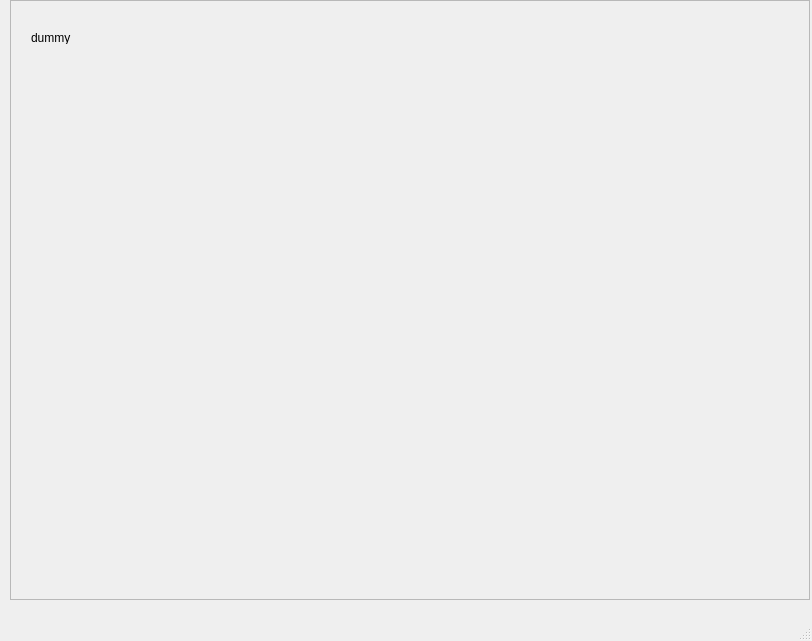
<?xml version="1.0" encoding="UTF-8"?>
<ui version="4.0">
 <class>MainWindow</class>
 <widget class="QMainWindow" name="MainWindow">
  <property name="geometry">
   <rect>
    <x>0</x>
    <y>0</y>
    <width>812</width>
    <height>641</height>
   </rect>
  </property>
  <property name="windowTitle">
   <string>MainWindow</string>
  </property>
  <widget class="QWidget" name="centralwidget">
   <widget class="QScrollArea" name="slmScrollArea">
    <property name="geometry">
     <rect>
      <x>10</x>
      <y>0</y>
      <width>800</width>
      <height>600</height>
     </rect>
    </property>
    <property name="widgetResizable">
     <bool>true</bool>
    </property>
    <widget class="QWidget" name="slmImDis">
     <property name="geometry">
      <rect>
       <x>0</x>
       <y>0</y>
       <width>798</width>
       <height>598</height>
      </rect>
     </property>
     <widget class="QLabel" name="la_im1">
      <property name="geometry">
       <rect>
        <x>20</x>
        <y>30</y>
        <width>47</width>
        <height>13</height>
       </rect>
      </property>
      <property name="text">
       <string>dummy</string>
      </property>
     </widget>
    </widget>
   </widget>
  </widget>
  <widget class="QMenuBar" name="menubar">
   <property name="geometry">
    <rect>
     <x>0</x>
     <y>0</y>
     <width>812</width>
     <height>21</height>
    </rect>
   </property>
  </widget>
  <widget class="QStatusBar" name="statusbar"/>
 </widget>
 <resources/>
 <connections/>
</ui>
